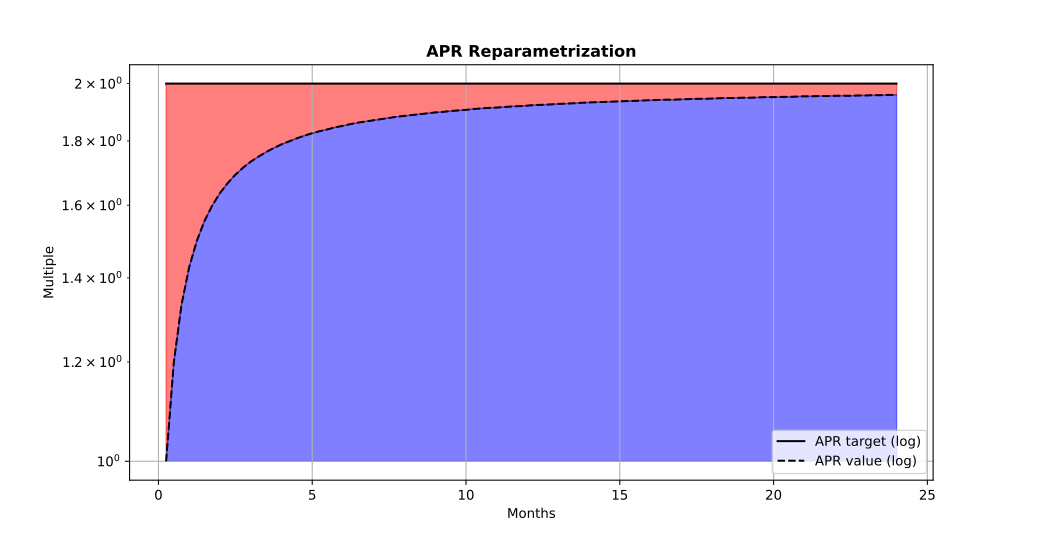

Generate this figure with Python:
#!/usr/bin/env -S ipython --matplotlib=auto

#%%
import matplotlib.pyplot as pp
import numpy as np
import os

path = os.path.dirname(os.path.abspath(__file__))
path = os.path.join(path, 'apr-of.3.txt')
data = np.genfromtxt(path)
tgts = data[:,2] / 1000
aprs = data[:,1] / 1000
idxs = data[:,0] / 4
ones = np.ones(data.shape[0])

pp.semilogy(idxs, tgts, color='black')
pp.semilogy(idxs, aprs, color='black', linestyle='--')
pp.fill_between(idxs, tgts, aprs, where=tgts>=0, color='r', alpha=0.5)
pp.fill_between(idxs, aprs, ones, where=aprs>=0, color='b', alpha=0.5)

pp.title('APR Reparametrization', fontweight='bold')
pp.legend(['APR target (log)', 'APR value (log)'])
pp.ylabel('Multiple')
pp.xlabel('Months')
pp.grid()

#%%
if __name__ == '__main__':
    pp.show(block=True)
